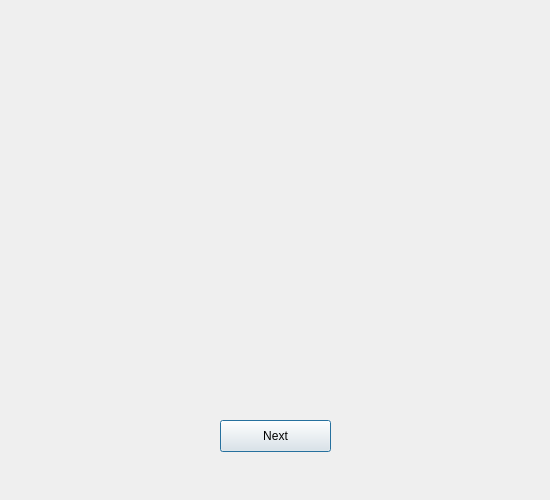
<?xml version="1.0" encoding="UTF-8"?>
<ui version="4.0">
 <class>Wien</class>
 <widget class="QDialog" name="Wien">
  <property name="geometry">
   <rect>
    <x>0</x>
    <y>0</y>
    <width>550</width>
    <height>500</height>
   </rect>
  </property>
  <property name="windowTitle">
   <string>Dialog</string>
  </property>
  <widget class="QPushButton" name="next">
   <property name="geometry">
    <rect>
     <x>220</x>
     <y>420</y>
     <width>111</width>
     <height>32</height>
    </rect>
   </property>
   <property name="text">
    <string>Next</string>
   </property>
  </widget>
 </widget>
 <resources/>
 <connections/>
</ui>
